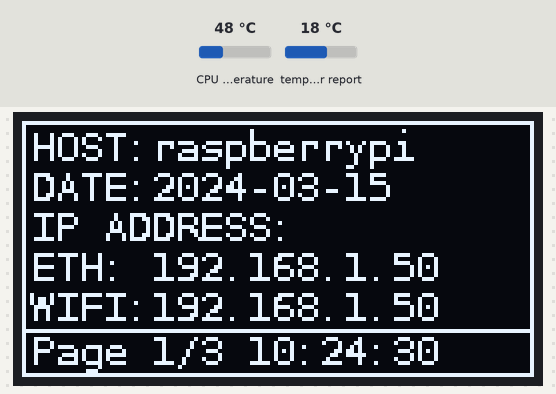
A program run on a simulated Raspberry Pi (BCM pin numbers). Shown: 128×64 one-colour display. Inputs (shaded band) come from the test bench; at power-on: CPU temperature 48 °C, temperature in the web weather report 18 °C. The clock reads 2024-03-15 10:24:30 at power-on unless the program sets it; requests to the public web service named in the program get a made-up reply in its usual format after 0.4 s (London, UTC, broken clouds, 64 % humidity, 1013 hPa unless stated); system figures (address, load, memory, disk, uptime) are fixed made-up values; what the program prints to the terminal is not drawn.

Above: at 0.7 s.
At 4.2 s:
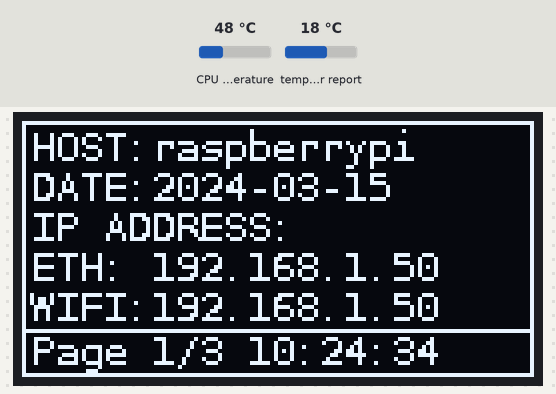
At 7.2 s:
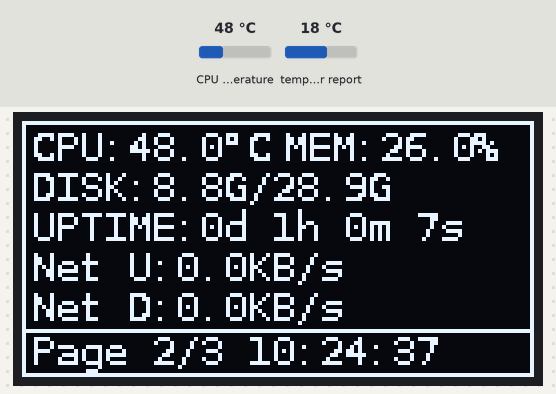
At 14.4 s:
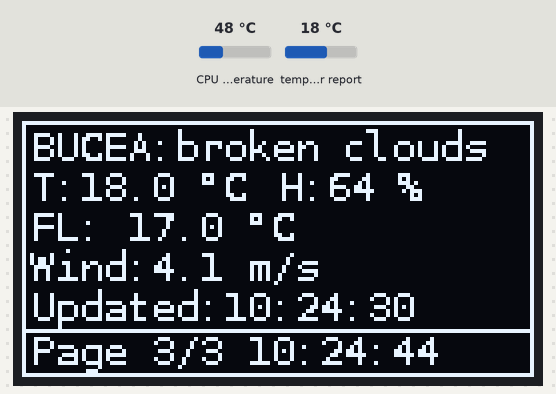
At 25.2 s:
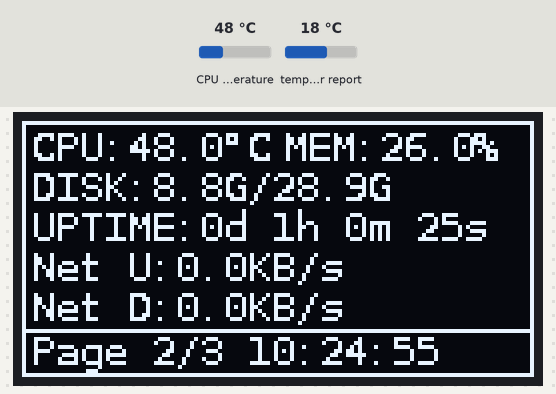
At 38.4 s:
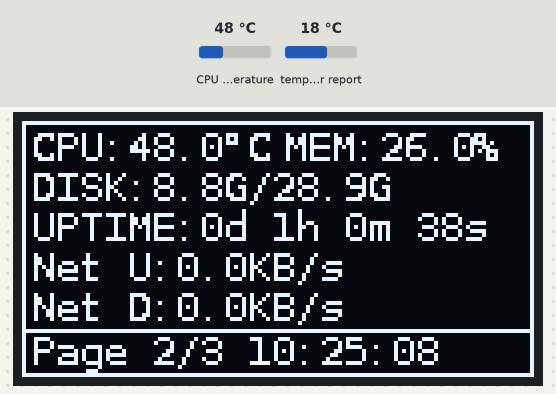

Measured:
- what the display in image 0 shows lasts 0.6 s, from 0.6 s to 1.2 s
- what the display in image 1 shows lasts 1.2 s, from 4.2 s to 5.4 s

The program:

oled_dashboard.py
```python
#!/usr/bin/env python3
# -*- coding: utf-8 -*-

import time
import netifaces
import socket
import psutil
import requests
from datetime import datetime
from luma.core.interface.serial import i2c
from luma.oled.device import ssd1306
from luma.core.render import canvas
from PIL import ImageFont

# =========================
# 常量定义
# =========================
DISPLAY_WIDTH = 128                # OLED屏幕宽度(像素)
DISPLAY_HEIGHT = 64                # OLED屏幕高度(像素)
I2C_ADDRESS = 0x3C                  # OLED设备I2C地址
REFRESH_RATE = 0.5                  # 刷新间隔(秒)
PAGE_SWITCH_INTERVAL = 5            # 页面切换间隔(秒)
WEATHER_REFRESH_INTERVAL = 60       # 天气刷新间隔(秒)
WEATHER_API_KEY = "your_token"      # 天气API密钥
LATITUDE = "39.7228"
LONGITUDE = "116.3478"
WEATHER_URL = (
    f"http://api.openweathermap.org/data/2.5/weather?"
    f"lat={LATITUDE}&lon={LONGITUDE}&appid={WEATHER_API_KEY}&units=metric"
)

# =========================
# 初始化 OLED
# =========================
def init_oled():
    try:
        serial = i2c(port=1, address=I2C_ADDRESS)
        device = ssd1306(serial, width=DISPLAY_WIDTH, height=DISPLAY_HEIGHT)
        device.contrast(50)
        return device
    except Exception as e:
        print(f"OLED初始化失败: {str(e)}")
        raise

# =========================
# 系统信息获取函数
# =========================
def get_interface_ip(iface='wlan0'):
    try:
        addrs = netifaces.ifaddresses(iface)
        return addrs[netifaces.AF_INET][0]['addr']
    except (KeyError, ValueError):
        return "N/A"

def get_hostname():
    try:
        return socket.gethostname()
    except:
        return "UNKNOWN"

def get_cpu_temp():
    try:
        with open("/sys/class/thermal/thermal_zone0/temp", "r") as f:
            temp = int(f.read()) / 1000
            return f"{temp:.1f}°C"
    except:
        return "N/A"

def get_memory_usage():
    try:
        mem = psutil.virtual_memory()
        return f"{mem.percent}%"
    except:
        return "N/A"

def get_disk_usage():
    try:
        disk = psutil.disk_usage('/')
        used = disk.used / (1024**3)
        total = disk.total / (1024**3)
        return f"{used:.1f}G/{total:.1f}G"
    except:
        return "N/A"

def get_uptime():
    try:
        uptime = datetime.now() - datetime.fromtimestamp(psutil.boot_time())
        days = uptime.days
        hours, remainder = divmod(uptime.seconds, 3600)
        minutes, seconds = divmod(remainder, 60)
        return f"{days}d {hours}h {minutes}m {seconds}s"
    except:
        return "N/A"

def get_network_speed(prev, interval):
    counters = psutil.net_io_counters()
    sent_speed = (counters.bytes_sent - prev['bytes_sent']) / interval / 1024
    recv_speed = (counters.bytes_recv - prev['bytes_recv']) / interval / 1024
    return sent_speed, recv_speed, counters

# =========================
# 天气信息
# =========================
def get_weather():
    try:
        response = requests.get(WEATHER_URL, timeout=5)
        response.raise_for_status()
        data = response.json()
        return {
            'location': 'BUCEA',
            'temp': data['main']['temp'],
            'feels_like': data['main']['feels_like'],
            'humidity': data['main']['humidity'],
            'description': data['weather'][0]['description'],
            'wind': data['wind']['speed'] if 'wind' in data else 0
        }
    except requests.exceptions.RequestException as e:
        print(f"天气API请求失败: {str(e)}")
        return None
    except (KeyError, IndexError) as e:
        print(f"天气数据解析失败: {str(e)}")
        return None

# =========================
# 字体初始化
# =========================
def init_fonts():
    try:
        font_small = ImageFont.truetype("DejaVuSansMono.ttf", 10)
        font_medium = ImageFont.truetype("DejaVuSansMono.ttf", 12)
        font_large = ImageFont.truetype("DejaVuSansMono.ttf", 14)
    except:
        print("警告: 无法加载指定字体，使用默认字体")
        font_small = ImageFont.load_default()
        font_medium = ImageFont.load_default()
        font_large = ImageFont.load_default()
    return font_small, font_medium, font_large

# =========================
# 绘制状态信息
# =========================
def draw_status(page_num, device, fonts, weather_data, weather_update_time, net_up=0.0, net_down=0.0):
    font_small, font_medium, font_large = fonts
    try:
        now = datetime.now()
        current_date = now.strftime("%Y-%m-%d")
        current_time = now.strftime("%H:%M:%S")
        weather_update_time_str = time.strftime("%H:%M:%S", time.localtime(weather_update_time))
        eth0_ip = get_interface_ip('eth0')
        wlan0_ip = get_interface_ip('wlan0')
        hostname = get_hostname()
        cpu_temp = get_cpu_temp()
        mem_usage = get_memory_usage()
        disk_usage = get_disk_usage()
        uptime = get_uptime()

        with canvas(device) as draw:
            draw.rectangle((0, 0, DISPLAY_WIDTH-1, DISPLAY_HEIGHT-1), outline="white")

            if page_num == 0:  # 页面1
                draw.text((2, 0),  f"HOST:{hostname}", font=font_small, fill="white")
                draw.text((2, 10), f"DATE:{current_date}", font=font_small, fill="white")
                draw.text((2, 20), "IP ADDRESS:", font=font_small, fill="white")
                draw.text((2, 30), f"ETH: {eth0_ip}", font=font_small, fill="white")
                draw.text((2, 40), f"WIFI:{wlan0_ip}", font=font_small, fill="white")

            elif page_num == 1:  # 页面2（系统 + 网络速率）
                draw.text((2, 0),  f"CPU:{cpu_temp}", font=font_small, fill="white")
                draw.text((65, 0), f"MEM:{mem_usage}", font=font_small, fill="white")
                draw.text((2, 10), f"DISK:{disk_usage}", font=font_small, fill="white")
                draw.text((2, 20), f"UPTIME:{uptime}", font=font_small, fill="white")
                draw.text((2, 30), f"Net U:{net_up:.1f}KB/s", font=font_small, fill="white")
                draw.text((2, 40), f"Net D:{net_down:.1f}KB/s", font=font_small, fill="white")

            elif page_num == 2:  # 页面3: 天气信息
                if weather_data:
                    draw.text((2, 0),  f"{weather_data['location']}:{weather_data['description']}", font=font_small, fill="white")
                    draw.text((2, 10), f"T:{weather_data['temp']:.1f} °C", font=font_small, fill="white")
                    draw.text((64, 10), f"H:{weather_data['humidity']} %", font=font_small, fill="white")
                    draw.text((2, 20), f"FL: {weather_data['feels_like']:.1f} °C", font=font_small, fill="white")
                    draw.text((2, 30), f"Wind:{weather_data['wind']} m/s", font=font_small, fill="white")
                    draw.text((2, 40), f"Updated:{weather_update_time_str}", font=font_small, fill="white")
                else:
                    draw.text((10, 20), "Weather: Failed", font=font_medium, fill="white")

            draw.line((0, 52, DISPLAY_WIDTH, 52), fill="white")
            draw.text((2, 51), f"Page {page_num+1}/3 {current_time}", font=font_small, fill="white")

    except Exception as e:
        print(f"显示错误: {str(e)}")
        with canvas(device) as draw:
            draw.rectangle((0, 0, DISPLAY_WIDTH, DISPLAY_HEIGHT), fill="black")
            draw.text((10, 20), "SYSTEM ERROR", font=font_large, fill="white")

# =========================
# 主程序
# =========================
def main():
    try:
        device = init_oled()
        fonts = init_fonts()
        current_page = 0
        last_page_switch = time.time()
        last_weather_refresh = 0
        weather_data = None
        weather_update_time = 0

        # 网络速度初始化
        prev_net = {
            'bytes_sent': psutil.net_io_counters().bytes_sent,
            'bytes_recv': psutil.net_io_counters().bytes_recv
        }
        prev_time = time.time()

        print("OLED系统监控已启动. 按Ctrl+C退出...")

        while True:
            current_time_ts = time.time()

            # 天气刷新
            if current_time_ts - last_weather_refresh > WEATHER_REFRESH_INTERVAL:
                valid_weather_data = weather_data
                weather_data = get_weather()
                if not weather_data:
                    weather_data = valid_weather_data
                else:
                    weather_update_time = current_time_ts
                last_weather_refresh = current_time_ts

            # 页面切换
            if current_time_ts - last_page_switch > PAGE_SWITCH_INTERVAL:
                current_page = (current_page + 1) % 3
                last_page_switch = current_time_ts

            # 网络速率计算
            interval = current_time_ts - prev_time
            net_up, net_down, counters = get_network_speed(prev_net, interval)
            prev_net = {'bytes_sent': counters.bytes_sent, 'bytes_recv': counters.bytes_recv}
            prev_time = current_time_ts

            # 绘制显示
            draw_status(current_page, device, fonts, weather_data, weather_update_time, net_up, net_down)
            time.sleep(REFRESH_RATE)

    except KeyboardInterrupt:
        print("\n程序被用户中断")
    except Exception as e:
        print(f"致命错误: {str(e)}")
    finally:
        try:
            with canvas(device) as draw:
                draw.rectangle((0, 0, DISPLAY_WIDTH, DISPLAY_HEIGHT), fill="black")
            print("显示已清空")
        except:
            pass

# =========================
# 程序入口
# =========================
if __name__ == "__main__":
    main()
```
